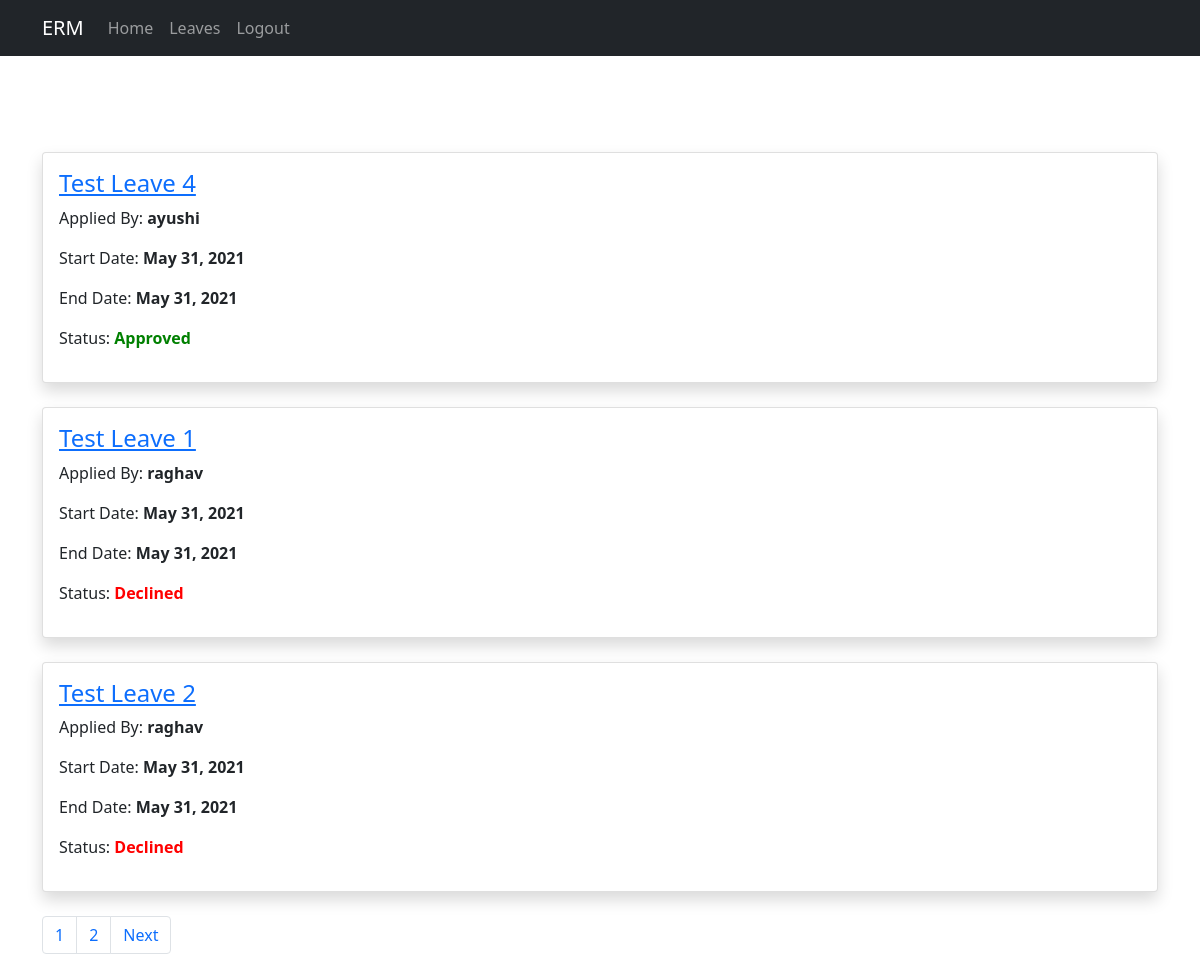
The page /all_leaves (signed in) on the database its author committed.
### accounts/models.py (models this page shows, shortened)
class Leave(models.Model):
    STATUS= [
        ('Approved','Approved'),
        ('Declined','Declined'),
        ('Wait',"Wait"),
    ]
    owner = models.ForeignKey(User,on_delete=models.CASCADE)
    startdate = models.DateField(default='2021-05-26')
    enddate = models.DateField(default='2021-05-26')
    name = models.CharField(max_length=20)
    status = models.CharField(choices=STATUS,max_length=20,default='Wait')

### accounts/views.py (the view)
# urls.py: path('all_leaves',views.all_leaves,name='all_leaves'),
@login_required(login_url='/login')
def all_leaves(request):
    x=Employee.objects.filter(username=request.user)
    if x:
        emp = request.user.employee
    else:
        leavess = Leave.objects.all()
        paginator=Paginator(leavess,3)
        page_num=request.GET.get('page',1)
        leav=paginator.page(page_num)
        return render(request,'all_leaves.html',{'leaves':leav})

### accounts/templates/all_leaves.html (shortened to what this page needs)
{% load static %}
<!DOCTYPE html>
<html lang="en">
<head>
    <link rel="stylesheet" link href="https://cdn.jsdelivr.net/npm/bootstrap@5.0.1/dist/css/bootstrap.min.css" rel="stylesheet" />
</head>
<body>
    <nav class="navbar navbar-expand-lg navbar-dark bg-dark">
        <div class="container">
            <a class="navbar-brand" >ERM</a>
            <div class="collapse navbar-collapse" id="navbarNav">
                <ul class="navbar-nav ">
                    <li class="nav-item active">
                        <a class="nav-link" href="/home">Home</a>
                    </li>
                    <li class="nav-item">
                        <a class="nav-link" href="/all_leaves">Leaves</a>
                    </li>
                    <li class="nav-item">
                        <a class="nav-link" href="/logout">Logout</a>
                    </li>
                </ul>
            </div>
        </div>
    </nav>
    <div class="container py-5">
    </div>
    <div class="container " >
        {% for leave in leaves %}
        {% if leave.status == "Approved" %}
        <div class="card mb-4 shadow">
            <div class="card-body">
                <h4 class="card-title" ><a href="/leave_detail/{{leave.id}}">{{leave.name}}</a></h4>
                <p>
                    <a >Applied By: <b>{{leave.owner}}</b></a>
                </p>
                <p>
                    <a > Start Date: <b>{{leave.startdate}}</b></a>
                </p>
                <p>
                    <a >End Date: <b>{{leave.enddate}}</b></a>
                </p>
                <p>
                    <a >Status:
                        <b style="color: green;">
                            {{leave.status}}
                        </b>
                    </a>
                </p>
            </div>
        </div>
        {% endif %}
        {% endfor %}
    </div>
    <div class="container " >
        {% for leave in leaves %}
        {% if leave.status == "Declined" %}
        <div class="card mb-4 shadow">
            <div class="card-body">
                <h4 class="card-title" ><a href="/leave_detail/{{leave.id}}">{{leave.name}}</a></h4>
                <p>
                    <a >Applied By: <b>{{leave.owner}}</b></a>
                </p>
                <p>
                    <a > Start Date: <b>{{leave.startdate}}</b></a>
                </p>
                <p>
                    <a >End Date: <b>{{leave.enddate}}</b></a>
                </p>
                <p>
                    <a >Status:
                        <b style="color: red;">
                            {{leave.status}}
                        </b>
                    </a>
                </p>
            </div>
        </div>
        {% endif %}
        {% endfor %}
    </div>
    <nav class="my-3 container">
        <ul class="pagination">
          {% for i in leaves.paginator.page_range %}
          {% if quests.number == i %}
          <li class="page-item active"><a class="page-link" href="#">{{i}}</a></li>
          {% else %}
          <li class="page-item"><a class="page-link" href="?page={{i}}">{{i}}</a></li>
          {% endif %}
          {% endfor %}
          {% if leaves.has_next %}
          <li class="page-item"><a class="page-link" href="?page={{leaves.next_page_number}}">Next</a></li>
          {% endif %}
        </ul>
      </nav>
</body>
</html>

### rows shown on the page
Leave: name "Test Leave 4", owner "ayushi", startdate "May 31, 2021", enddate "May 31, 2021", status "Approved"
Leave: name "Test Leave 1", owner "raghav", startdate "May 31, 2021", enddate "May 31, 2021", status "Declined"
Leave: name "Test Leave 2", owner "raghav", startdate "May 31, 2021", enddate "May 31, 2021", status "Declined"

### other values the page prints
{{ i }} "1" "2"
